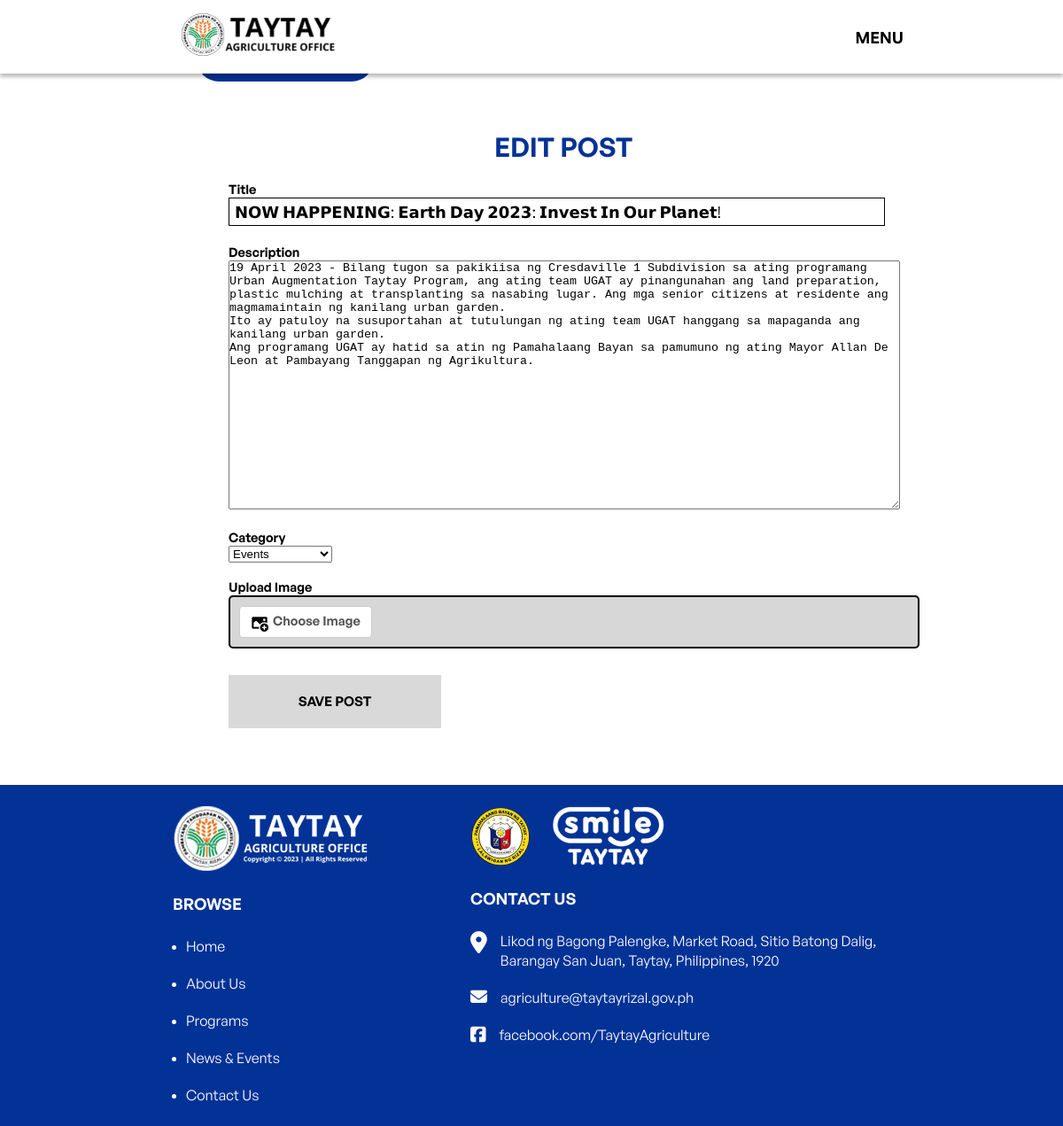
Page /editPost.php?id=40 on the committed database.
### tables this page shows
CREATE TABLE `contents` (
  `content_id` int(11) NOT NULL,
  `title` varchar(100) NOT NULL,
  `description` text NOT NULL,
  `img` varchar(100) NOT NULL,
  `date_posted` date NOT NULL,
  `user_id` int(11) NOT NULL,
  `category_id` int(11) NOT NULL,
  `headline` text NOT NULL
);

### editPost.php (the view, shortened to what this page needs)
<?php
    include "config.php";
    include "admin-navbar.php";
?>
<!DOCTYPE html>
<html lang="en">
<head>
    <link rel="stylesheet" type="text/css" href="edit-post.css">
    <link rel="stylesheet" type="text/css" href="admin-navbar.css">
    <link rel="stylesheet" type="text/css" href="footer.css">
</head>
<body>
	<div class="return-container">
	<button type="return" id="return-btn">Return</button>
	</div>
    <div class="container">
    <div class="content">
        <?php
        $content_id=$_GET['id'];
        $sql="SELECT contents.content_id,contents.title,contents.user_id,contents.description,category.category_name,contents.date_posted,contents.img,contents.category_id FROM contents
        LEFT JOIN category ON contents.category_id=category.category_id
        WHERE content_id={$content_id}";
        $result=mysqli_query($conn,$sql) or die("Query failed ");
        if (mysqli_num_rows($result) > 0) {
            while ($row = mysqli_fetch_assoc($result)) {
        ?>
            <h1><center>EDIT POST<center></h1>
            <div class="forms">
                <form action="update-Post.php" method="POST" enctype="multipart/form-data">
                    <label for="title">Title</label><br>
                    <input type="text" id="title" name="title" value="<?php echo $row['title']?>" required><br>
                    <label for="description">Description</label><br>
                    <textarea id="description" name="description" required><?php echo $row['description']?></textarea><br><br>
                    <label for="category">Category</label><br>
                    <select name="category" required>
                        <?php
                            $sql1="SELECT * FROM category";
                            $result1=mysqli_query($conn,$sql1) or die("Query Failed");
                            if(mysqli_num_rows($result1)> 0){
                                while($row1=mysqli_fetch_assoc($result1)){
                                    if($row["category_id"]==$row1["category_id"]){
                                        $selected="selected";
                                    }else{
                                        $selected="";
                                    }
                                    echo "<option {$selected} value='{$row1['category_id']}'> {$row1['category_name']} </option>";
                                }
                            }
                        ?>
                    </select>
                    <br><br>
					<label for="image">Upload Image</label><br>
					<div class="rectangle">
					<label for="image-upload" class="custom-image-upload">
					<img src="chooseImageIcon.png" alt="Upload Icon" class="upload-icon">Choose Image</label>
					<input type="file" id="image-upload" name="image-upload" accept="img/*" value="<?php echo htmlspecialchars($row['img'])?>" style="display: none;"><br>
					</div><br><br>
					<span class="edit-post">
                    <button type="submit" id="submit-btn">SAVE POST</button>
					</span>
                </form>
            </div>
            <?php
                }
            }
            ?>
        </div>
    </div>
</body>
</html>

### edit-post.css (style rules this page uses)
* { padding: 0; margin: 0; }
.container { display: flex; max-width: 63%; margin-left: auto; margin-right: auto; margin-top: 1.5vw !important; }
.content { padding: 3vw; width: 100%; }
.edit-post { width: 240px; height: 100px; text-align: left; display: inline-block; }
.custom-image-upload { border: 1px solid #ccc; display: inline-block; padding: 6px 12px; cursor: pointer; font-weight: bold; border-radius: 4px; text-align: center; background-color: #fff; color: #555; }
.upload-icon { display: inline-block; height: 20px; margin-right: 5px; vertical-align: middle; }
.rectangle { display: inline-block; padding: 10px; border: 2px solid #000000; border-radius: 5px; background-color: #D7D7D7; width:100%; height: 100% !important; }
.content h1 { font-family: 'General Sans-semibold'; font-style: normal; padding-bottom: 0vw; font-size: 2.5vw; color: #033296; }
.forms { padding-top: 1.5vw; width: 100%; height: auto; }
.forms label { font-family: 'General Sans-semibold'; font-style: normal; font-size: 1.2vw; }
textarea { max-width: 100%; height: 279px; width: 908px; }
.return-container { max-width: 63%; margin-left: auto; margin-right: auto; margin-top: 3.5vw; }
#return-btn { height: 50px; width: 200px; border-radius: 50px; padding: 10px 20px; background-color: #033296; color: white; font-size: 16px; border: none; cursor: pointer; }
.forms input[type="text"] { width: 97%; height: 2.5vw; margin-bottom: 1.7vw; padding-left: 0.5vw; border: 0.1vw solid black; font-family: 'General Sans'; font-style: normal; font-size: 1.5vw; }
#submit-btn { width: 100%; height: 60px; border: none; background: #D9D9D9; font-family: 'General Sans-semibold'; font-style: normal; font-size: 1.25vw; color: #000000; cursor: pointer; margin-top: 1vw; }
@media only screen and (max-width: 1370px) { .container { margin-top: 130px; } }

### footer.css (style rules this page uses)
* { margin: 0; padding: 0; }
footer * { position: relative; margin:0; padding:0; box-sizing: border-box; }
.footer-container { max-width: 100%; margin:auto; }
.footer-row { display: flex; flex-wrap: wrap; justify-content: center; }
.footer { background-color: #033296; padding: 2% 15%; }
.footer-col { width: 40%; padding: 0 15px; }
.footer-col img { padding-bottom: 20px; padding-right: 20px; }
.footer-col ul { width: 60%; padding: 0 15px; color: #ffffff; }
.footer-col h4 { font-size: 18px; color: #ffffff; margin-bottom: 25px; font-weight: 500; position: relative; font-family: 'General Sans-Semibold'; }
.footer-col ul li:not(:last-child) { margin-bottom: 20px; }
.footer-col ul li a { font-size: 16px; color: #ffffff; text-decoration: none; font-weight: 300; display: block; transition: all 0.3s ease; font-family: 'General Sans'; }
.footer-col1 { width: 60%; padding: 0 15px; }
.footer-col1 img { padding-bottom: 20px; padding-right: 20px; }
.footer-col1 ul { list-style: none; padding-left: 30px; }
.footer-col1 h4 { font-family: 'General Sans-Semibold'; font-size: 18px; color: #ffffff; margin-bottom: 25px; font-weight: 500; position: relative; }
.footer-col1 ul li a { font-size: 16px; color: #ffffff; text-decoration: none; font-family: 'General Sans'; display: block; transition: all 0.3s ease; }
.footer-col1 ul .loc li:before { font-family: 'FontAwesome'; content: '\f3c5'; margin:0 15px 0 -30px; color: rgb(255, 255, 255); display: block; float: left; font-size: 25px; }
.mail { padding-top: 20px; }
.fb { padding-top: 20px; }
.footer-col1 ul .mail li:before { font-family: 'FontAwesome'; content: '\f0e0'; margin:0 15px 0 -30px; color: rgb(255, 255, 255); display: block; float: left; font-size: 19px; }
.footer-col1 ul .fb li:before { font-family: 'FontAwesome'; content: '\f082'; margin:0 15px 10px -30px; color: #ffffff; display: block; float: left; font-size: 20px; }

### rows in the picture
contents: title "𝗡𝗢𝗪 𝗛𝗔𝗣𝗣𝗘𝗡𝗜𝗡𝗚: 𝗘𝗮𝗿𝘁𝗵 𝗗𝗮𝘆 𝟮𝟬𝟮𝟯: 𝗜𝗻𝘃𝗲𝘀𝘁 𝗜𝗻 𝗢𝘂𝗿 𝗣𝗹𝗮𝗻𝗲𝘁!", description "19 April 2023 - Bilang tugon sa pakikiisa ng Cresdaville 1 Subdivision sa ating programang Urban Augmentation Taytay Program, ang ating team UGAT ay pinangunahan ang land preparation, plastic mulching at transplanting sa nasabing lugar. Ang mga senior citizens at residente ang magmamaintain ng kanilang urban garden. Ito ay patuloy na susuportahan at tutulungan ng ating team UGAT hanggang sa mapaganda ang kanilang urban garden. Ang programang UGAT ay hatid sa atin ng Pamahalaang Bayan sa pamumuno ng ating Mayor Allan De Leon at Pambayang Tanggapan ng Agrikultura."

### other values in the picture
form field category "Events"
